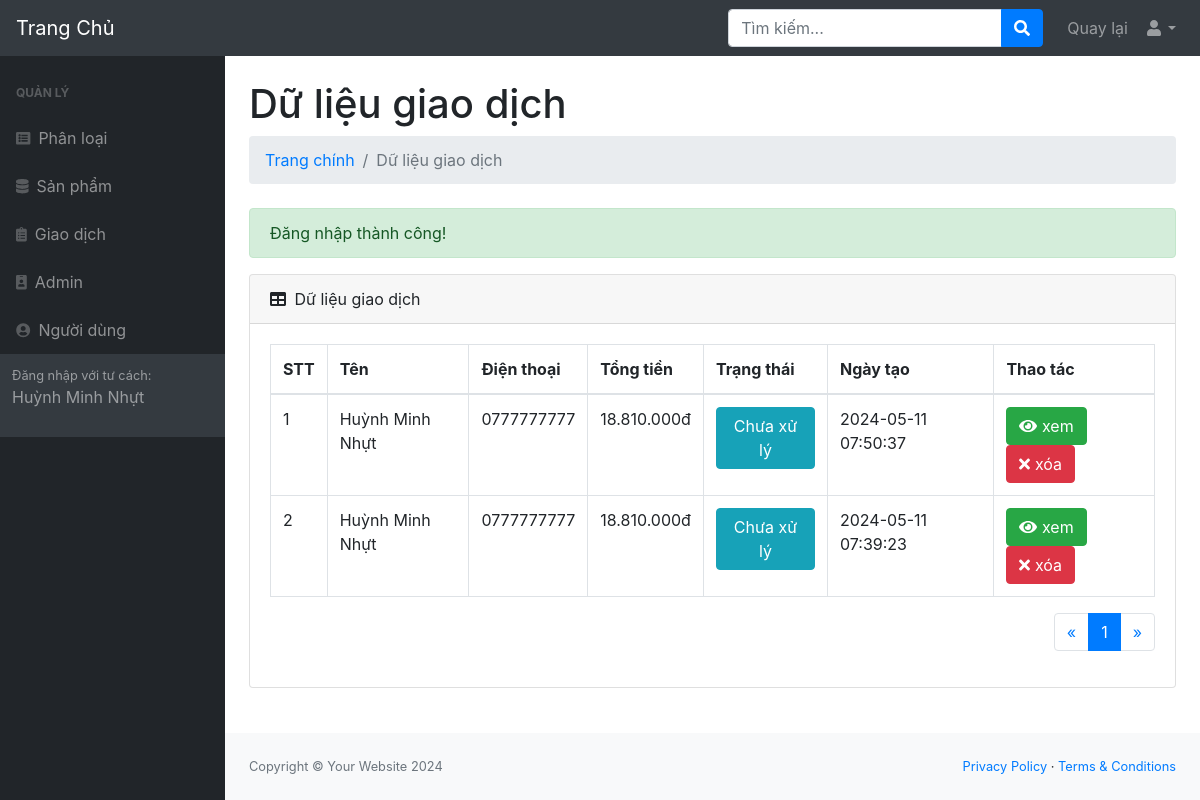
The page /admin/modules/transaction (signed in) on the database as committed earlier.
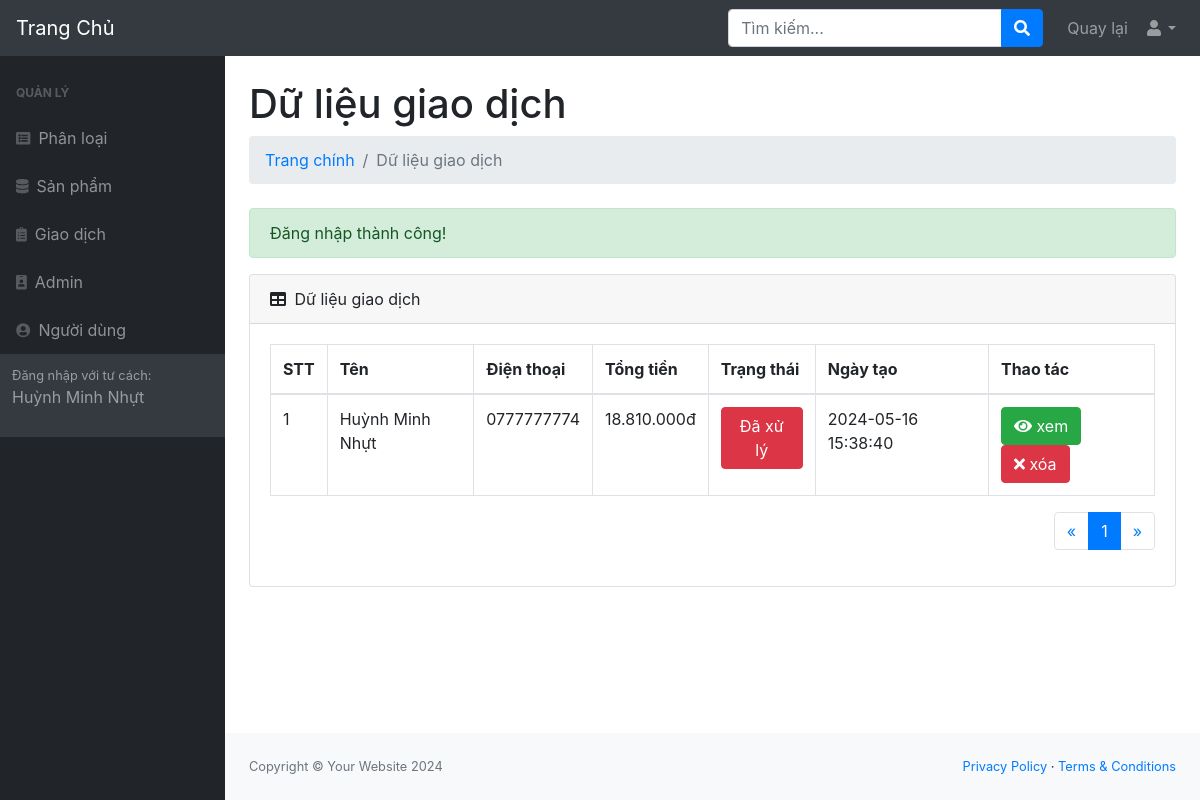
The same page on the database as committed later.
### tables this page shows
CREATE TABLE `transaction` (
  `id` int(11) NOT NULL,
  `amount` int(11) DEFAULT NULL,
  `users_id` int(11) DEFAULT NULL,
  `status` tinyint(4) NOT NULL DEFAULT 0,
  `note` text DEFAULT NULL,
  `created_at` timestamp NOT NULL DEFAULT current_timestamp(),
  `update_at` timestamp NOT NULL DEFAULT current_timestamp() ON UPDATE current_timestamp()
);

CREATE TABLE `users` (
  `id` int(11) NOT NULL,
  `name` varchar(255) DEFAULT NULL,
  `email` varchar(255) DEFAULT NULL,
  `phone` char(15) DEFAULT NULL,
  `address` varchar(255) DEFAULT NULL,
  `password` varchar(255) DEFAULT NULL,
  `status` tinyint(4) DEFAULT 1,
  `created_at` timestamp NULL DEFAULT current_timestamp() ON UPDATE current_timestamp(),
  `update_at` timestamp NULL DEFAULT current_timestamp() ON UPDATE current_timestamp()
);

### libraries/Database.php (called while the page is built, shortened)
<?php
    class Database
    {
        public $link;
        public function __construct()
        {
            $this->link = mysqli_connect("localhost","root","","shopcongnghe") or die ();
            mysqli_set_charset($this->link,"utf8");
        }
        public function countTable($table)
        {
            $sql = "SELECT id FROM  {$table}";
            $result = mysqli_query($this->link, $sql) or die("Lỗi Truy Vấn countTable----" .mysqli_error($this->link));
            $num = mysqli_num_rows($result);
            return $num;
        }
         public  function fetchJone($table,$sql ,$page = 0,$row ,$pagi = false )
        {
            $data = [];
            if ($pagi == true )
            {
                $total = $this->countTable($table);
                $sotrang = ceil($total / $row);
                $start = ($page - 1 ) * $row ;
                $sql .= " LIMIT $start,$row";
                $data = [ "page" => $sotrang];
                $result = mysqli_query($this->link,$sql) or die("Lỗi truy vấn fetchJone ---- " .mysqli_error($this->link));
            }
            else
            {
                $result = mysqli_query($this->link,$sql) or die("Lỗi truy vấn fetchJone ---- " .mysqli_error($this->link));
            }
            if( $result)
            {
                while ($num = mysqli_fetch_assoc($result))
                {
                    $data[] = $num;
                }
            }
            return $data;
        }
    }
?>

### admin/autoload/autoload.php (called while the page is built, shortened)
<?php
require_once __DIR__ . "/../../libraries/Database.php";
require_once __DIR__ . "/../../libraries/Function.php";
$db = new Database;

### libraries/Function.php (called while the page is built, shortened)
<?php
function formatPrice($number)
{
    $number = intval($number);
    return number_format($number, 0, ',', '.') . "đ";
}
?>

### admin/modules/transaction/index.php (the view, shortened to what the changed rows need)
<?php
    require_once __DIR__. "/../../autoload/autoload.php";
    if (isset($_GET['page'])) {
        $p = $_GET['page'];
    } else {
        $p = 1;
    }
    $sql = "SELECT transaction.*, users.name as nameusers, users.phone as phoneusers FROM transaction LEFT JOIN users on users.id = transaction.users_id ORDER BY ID Desc";
    $transaction = $db->fetchJone('transaction', $sql, $p, 5, true);
    if (isset($transaction['page'])) {
        $sotrang = $transaction['page'];
        unset($transaction['page']);
    }
?>
<?php require_once __DIR__. "/../../layouts/header.php"; ?>
<main>
    <div class="container-fluid">
        <h1 class="mt-4">Dữ liệu giao dịch</h1>
        <?php require_once __DIR__. "/../../../partials/notification.php"; ?>
        <div class="card mb-4">
            <div class="card-body">
                <div class="table-responsive">
                    <table class="table table-bordered" id="dataTable" width="100%" cellspacing="0">
                        <thead>
                            <tr>
                                <th>STT</th>
                                <th>Tên</th>
                                <th>Điện thoại</th>
                                <th>Tổng tiền</th>
                                <th>Trạng thái</th>
                                <th>Ngày tạo</th>
                                <th>Thao tác</th>
                            </tr>
                        </thead>
                        <tbody>
                            <?php $Number = 1; foreach ($transaction as $item): ?>
                                <tr>
                                    <td><?php echo $Number; ?></td>
                                    <td><?php echo $item['nameusers']; ?></td>
                                    <td><?php echo $item['phoneusers']; ?></td>
                                    <td><?php echo formatPrice($item['amount']); ?></td>
                                    <td>
                                        <a href="status.php?id=<?php echo $item['id']; ?>" class="btn btn-xs <?php echo $item['status'] == 0 ? 'btn-info' : 'btn-danger'; ?>">
                                            <?php echo $item['status'] == 0 ? 'Chưa xử lý' : 'Đã xử lý'; ?>
                                        </a>
                                    </td>
                                    <td><?php echo $item['created_at']; ?></td>
                                    <td>
                                        <a class="js_order_item btn btn-xs btn-success" data-id="<?php echo $item['id']; ?>" href="view.php?id=<?php echo $item['id']; ?>"><i class="ace-icon fa fa-eye"></i> xem</a>
                                        <a class="btn btn-xs btn-danger" href="delete.php?id=<?php echo $item['id']; ?>"><i class="fa fa-times"></i> xóa</a>
                                    </td>
                                </tr>
                            <?php $Number++; endforeach; ?>
                        </tbody>
                    </table>
                    <div class="pull-right" style="float: right;">
                        <nav aria-label="Page navigation example">
                            <ul class="pagination">
                                <?php for ($i = 1; $i <= $sotrang; $i++): ?>
                                    <?php
                                        if (isset($_GET['page'])) {
                                            $p = $_GET['page'];
                                        } else {
                                            $p = 1;
                                        }
                                    ?>
                                    <li class="page-item <?php echo ($i == $p) ? 'active' : ''; ?>">
                                        <a class="page-link" href="?page=<?php echo $i; ?>"><?php echo $i; ?></a>
                                    </li>
                                <?php endfor; ?>
                            </ul>
                        </nav>
                    </div>
                </div>
            </div>
        </div>
    </div>
</main>
<?php require_once __DIR__. "/../../layouts/footer.php"; ?>

Rows that differ between the two databases and show on the page:
removed transaction: users.name "Huỳnh Minh Nhựt", users.phone "0777777777", amount "18.810.000đ", status "Chưa xử lý", created_at "2024-05-11 07:50:37"
removed transaction: users.name "Huỳnh Minh Nhựt", users.phone "0777777777", amount "18.810.000đ", status "Chưa xử lý", created_at "2024-05-11 07:39:23"
added transaction: users.name "Huỳnh Minh Nhựt", users.phone "0777777774", amount "18.810.000đ", status "Đã xử lý", created_at "2024-05-16 15:38:40"
